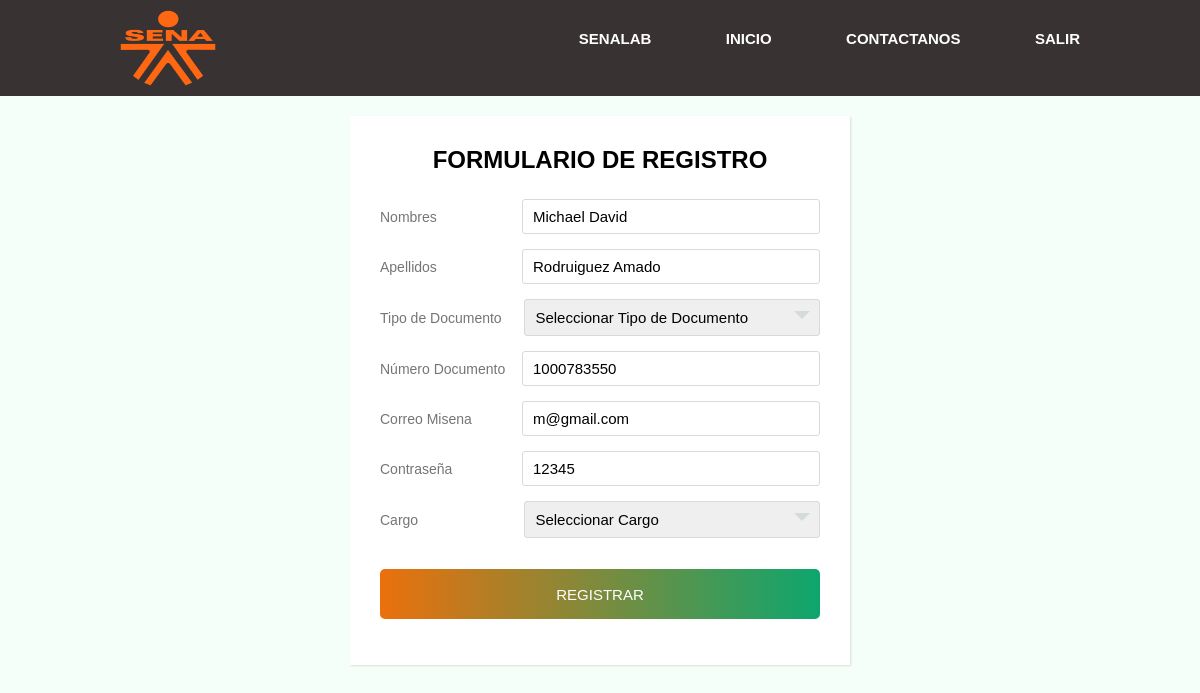
Page /web_project/index.php?c=Usuarios&m=editar&id=2 (signed in) on the committed database.
### tables this page shows
CREATE TABLE `usuario` (
  `id_usuario` int(11) NOT NULL,
  `fk_rol` int(11) NOT NULL,
  `nombre` varchar(45) NOT NULL,
  `apellido` varchar(45) NOT NULL,
  `correo` text NOT NULL,
  `password_user` varchar(45) NOT NULL,
  `tipo_documento` varchar(45) NOT NULL,
  `documento` varchar(45) NOT NULL
);

### web_project/controllers/UsuariosController.php (called while the page is built, shortened)
<?php
class UsuariosController extends Usuario{
	public function editar(){
		require_once('views/usuarios/editar_usuario.php');
	}
}
?>

### web_project/index.php (called while the page is built, shortened)
<?php
 $m=isset($_REQUEST['m']) ? $_REQUEST['m'] : 'index';
 $objeto= new $c();
 $objeto->$m();
?>

### web_project/models/DB.php (called while the page is built)
<?php
class DB{
     public static function connect(){
         try{
           $pdo= new PDO('mysql:host=localhost;dbname=sena_lab;charset=utf8','root','');
           $pdo->setAttribute(PDO::ATTR_ERRMODE,PDO::ERRMODE_EXCEPTION);
           return $pdo;
         }catch(Exception $e){
           die($e->getMessage());
         }
     }
}
?>

### web_project/models/Usuario.php (called while the page is built, shortened)
<?php
class Usuario extends DB{
    public function request(){
		try{
			$stm=parent::connect()->prepare("SELECT * FROM usuario INNER JOIN rol ON usuario.fk_rol = rol.id_rol");
			$stm->execute();
			return $stm->fetchALL(PDO::FETCH_OBJ);
		}catch(Exception $e){
			die($e->getMessage());
		}
	}
}
?>

### web_project/views/usuarios/editar_usuario.php (the view, shortened to what this page needs)
<!DOCTYPE html>
<html lang="en">
<head>
    <link rel="stylesheet" href="assets/all/css/style.css">
</head>
<body>
<header class="header-nav">
                            <div class="container-nav">
                                <a href=""><img src="assets/img/logo-sena.png" alt="Logo Sena" class="logo"></a>
                                <nav>
                                    <ul>
                                        <li><a href="?c=Usuarios&m=index">SenaLAB</a></li>
                                        <li><a href="?c=Admin&m=index">Inicio</a></li>
                                        <li><a href="">Contactanos</a></li>
                                        <li><a href="?c=Login&m=destroy">Salir</a></li>
                                    </ul>
                                </nav>
                            </div>
                </header>
<div class="wrapper">
    <div class="title">
        Formulario de Registro
    </div>
    <form class="form" action="?c=Admin&m=update" method="post">
        <?php
            $id = $_REQUEST['id'];
            $r = parent::request();
        ?>
        <?php foreach($r as $a){
            if($id == $a->id_usuario){
        ?>
        <div class="inputfield">
            <label>Nombres</label>
            <input type="text" name="nombre" class="input" value="<?php echo $a->nombre ?>" required>
        </div>
        <div class="inputfield">
            <label>Apellidos</label>
            <input type="text" class="input" name="apellido" value="<?php echo $a->apellido ?>" required>
        </div>
        <div class="inputfield">
            <label>Tipo de Documento</label>
            <div class="custom_select">
                <select  name="tipo_documento">
                    <option value="<?php echo $a->tipo_documento ?>" >Seleccionar Tipo de Documento</option>
                </select>
            </div>
        </div>
        <div class="inputfield">
            <label>Número Documento</label>
            <input type="number" class="input" name="documento" value="<?php echo $a->documento ?>" required>
        </div>
        <div class="inputfield">
            <label>Correo Misena</label>
            <input type="text" class="input" name="correo" value="<?php echo $a->correo ?>" required>
        </div>
        <div class="inputfield">
            <label>Contraseña</label>
            <input type="text" name="password_user" class="input" value="<?php echo $a->password_user ?>" readonly >
        </div>
        <div class="inputfield">
            <label>Cargo</label>
            <div class="custom_select">
                <select name="fk_rol" >
                    <option value="">Seleccionar Cargo</option>
                </select>
            </div>
        </div>
        <?php }  } ?>
        <div class="inputfield">
          <input type="submit" value="Registrar" class="btn" >
        </div>
    </form>
</div>
</body>
</html>

### web_project/assets/all/css/style.css (style rules this page uses)
body { margin: 0; background: mintcream; }
* { font-family: 'Roboto', sans-serif; }
.container-nav { width: 80%; margin: 0 auto; }
.header-nav { background-color: #383332; }
.header-nav::after { content: ''; display: table; clear: both; }
.logo { float: left; width: 6rem; height: 6rem; padding: 10px 0; }
nav { float: right; }
nav ul { margin: 0; padding: 0; list-style: none; }
nav li { display: inline-block; margin-left: 70px; padding-top: 30px; position: relative; }
nav a { color: #ffffff; text-decoration: none; text-transform: uppercase; font-size: 15px; font-weight: 700; }
nav a::before { content: ''; display: block; height: 5px; width: 100%; background-color: #ffffff; position: absolute; top: 0; width: 0%; transition: all ease-in-out 250ms; }
* { padding: 0; margin: 0; box-sizing: border-box; }
body { font-family: 'Poppins', sans-serif; overflow: hidden; }
form { width: 360px; }
a { display: block; text-align: right; text-decoration: none; color: #999; font-size: 0.9rem; transition: .3s; }
.btn { display: block; width: 100%; height: 50px; border-radius: 25px; outline: none; border: none; background-image: linear-gradient(to right, #EB700C, #0DA66E, #3BADEC); background-size: 200%; font-size: 1.2rem; color: #fff; font-family: 'Poppins', sans-serif; text-transform: uppercase; margin: 1rem 0; cursor: pointer; transition: .5s; }
* { margin: 0; padding: 0; box-sizing: border-box; font-family: 'Montserrat', sans-serif; }
.wrapper { max-width: 500px; width: 100%; background: #fff; margin: 20px auto; box-shadow: 1px 1px 2px rgba(0,0,0,0.125); padding: 30px; }
.wrapper .title { font-size: 24px; font-weight: 700; margin-bottom: 25px; color: #000000; text-transform: uppercase; text-align: center; }
.wrapper .form { width: 100%; }
.wrapper .form .inputfield { margin-bottom: 15px; display: flex; align-items: center; }
.wrapper .form .inputfield label { width: 200px; color: #757575; margin-right: 10px; font-size: 14px; }
.wrapper .form .inputfield .input, .wrapper .form .inputfield .textarea { width: 100%; outline: none; border: 1px solid #d5dbd9; font-size: 15px; padding: 8px 10px; border-radius: 3px; transition: all 0.3s ease; }
.wrapper .form .inputfield .custom_select { position: relative; width: 100%; height: 37px; }
.wrapper .form .inputfield .custom_select:before { content: ""; position: absolute; top: 12px; right: 10px; border: 8px solid; border-color: #d5dbd9 transparent transparent transparent; pointer-events: none; }
.wrapper .form .inputfield .custom_select select { -webkit-appearance: none; -moz-appearance: none; appearance: none; outline: none; width: 100%; height: 100%; border: 0px; padding: 8px 10px; font-size: 15px; border: 1px solid #d5dbd9; border-radius: 3px; }
.wrapper .form .inputfield .btn { width: 100%; padding: 8px 10px; font-size: 15px; border: 0px; background-image: linear-gradient(to right, #EB700C, #0DA66E, #3BADEC); transition: 0.5s; color: #fff; cursor: pointer; border-radius: 5px; outline: none; }
.wrapper .form .inputfield:last-child { margin-bottom: 0; }

### rows in the picture
usuario: nombre "Michael David", apellido "Rodruiguez Amado", documento "1000783550", correo "m@gmail.com", password_user "12345"
